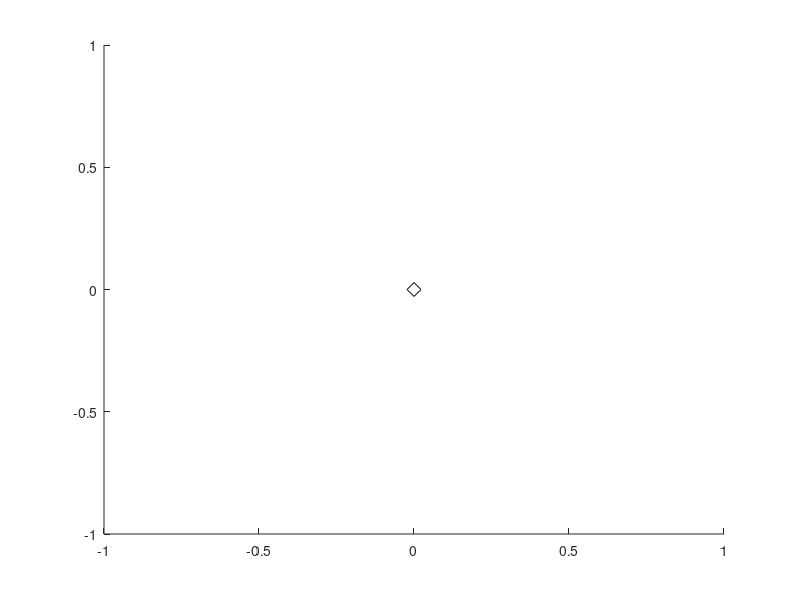

This figure's MATLAB source: (Note: this script raises an error after producing the figure.)
%%%%%%%%%%%%%%%%%%%%%%%%%%%%%%%%%%%%%%%%%%%%%%%%%%%%%%%%%%%%%%%%%%%%%%%%%%%
% Demo Code for LPV-DS Learning for paper:                                %
%  'A Physically Const....'                                               %
% Author: Nadia Figueroa                                                  %
% Date: June 3rd, 2018                                                    %
%%%%%%%%%%%%%%%%%%%%%%%%%%%%%%%%%%%%%%%%%%%%%%%%%%%%%%%%%%%%%%%%%%%%%%%%%%%
%% %%%%%%%%%%%%%%%%%%%%%%%%%%%%%%%%%%%%%%%%
%%  DATA LOADING OPTION 1: Draw with GUI %%
%%%%%%%%%%%%%%%%%%%%%%%%%%%%%%%%%%%%%%%%%%%
close all; clear all; clc
fig1 = figure('Color',[1 1 1]);
% Axis limits
limits = [-6 0.5 -0.5 2];
%     limits = [-6 4 -2 2];
axis(limits)
set(gcf, 'Units', 'Normalized', 'OuterPosition', [0.25, 0.55, 0.2646 0.4358]);
grid on

% Global Attractor of DS
att_g = [0 0]';
radius_fun = @(x)(1 - my_exp_loc_act(5, att_g, x));
scatter(att_g(1),att_g(2),100,[0 0 0],'d'); hold on;

% Draw Reference Trajectories
data = draw_mouse_data_on_DS(fig1, limits);
Data = [];
for l=1:length(data)    
    % Check where demos end and shift
    data_ = data{l};
    if radius_fun(data_(1:2,end)) > 0.75
        data_(1:2,:) = data_(1:2,:) - repmat(data_(1:2,end), [1 length(data_)]);
        data_(3:4,end) = zeros(2,1);
    end    
    Data = [Data data_];
end

% Position/Velocity Trajectories
Xi_ref     = Data(1:2,:);
Xi_dot_ref = Data(3:end,:);

%% %%%%%%%%%%%%%%%%%%%%%%%%%%%%%%%%%%%%%%%%%%%%%%%%%%%
%%  DATA LOADING OPTION 2: Choose from LASA DATASET %%
%%%%%%%%%%%%%%%%%%%%%%%%%%%%%%%%%%%%%%%%%%%%%%%%%%%%%%
% Choose DS LASA Dataset to load
[demos, limits] = load_LASA_dataset();

% Global Attractor of DS
radius_fun = @(x)(1 - my_exp_loc_act(5, att_g, x));
att_g = [0 0]';

sample = 2;
Data = [];
for l=1:3   
    % Check where demos end and shift    
    data_pos_raw = demos{l}.pos(:,1:sample:end); 
    data_filt    = sgolay_time_derivatives(data_pos_raw', demos{l}.dt, 2, 3, 15);
    data_ = [data_filt(:,:,1), data_filt(:,:,2)]';
    if radius_fun(data_(1:2,end)) > 0.75
        data_(1:2,:) = data_(1:2,:) - repmat(data_(1:2,end), [1 length(data_)]);
        data_(3:4,end) = zeros(2,1);
    end    
    Data = [Data data_];
    clear data_
end

% Position/Velocity Trajectories
Xi_ref     = Data(1:2,:);
Xi_dot_ref = Data(3:end,:);

%% %%%%%%%%%%%%%%%%%%%%%%%%%%%%%%%%%%%%%%%%%%%%%%%%%%%%%%%%%%%%
%%              Step 1: Fit GMM to Trajectory Data        %%%%%
%%%%%%%%%%%%%%%%%%%%%%%%%%%%%%%%%%%%%%%%%%%%%%%%%%%%%%%%%%%%%%%
%%%% GMM Estimation Algorithm %%%%
% 0: Physically-Consistent Non-Parametric (Collapsed Gibbs Sampler)
% 1: GMM-EM Model Selection via BIC
% 2: GMM via Competitive-EM
% 3: CRP-GMM via Collapsed Gibbs Sampler

est_options = [];
est_options.type       = 0;   % GMM Estimation Alorithm Type    
est_options.maxK       = 10;  % Maximum Gaussians for Type 1/2
est_options.do_plots   = 1;   % Plot Estimation Statistics
est_options.adjusts_C  = 0;   % Adjust Sigmas

% Discover Local Models
sample = 2;
[Priors0, Mu0, Sigma0] = discover_local_models(Xi_ref(:,1:sample:end), Xi_dot_ref(:,1:sample:end), est_options);

% Extract Cluster Labels
est_K      = length(Priors0); 
Priors = Priors0; Mu = Mu0; Sigma = Sigma0;
est_labels =  my_gmm_cluster(Xi_ref, Priors, Mu, Sigma, 'hard', []);

% Visualize Cluster Parameters on Manifold Data
plotGMMParameters( Xi_ref, est_labels, Mu, Sigma);
limits_ = limits + [-0.015 0.015 -0.015 0.015];
axis(limits_)
switch est_options.type   
    case 0
        title('Physically-Consistent Non-Parametric Mixture Model','Interpreter','LaTex', 'FontSize',15);
    case 1        
        title('Best fit GMM with EM-based BIC Model Selection','Interpreter','LaTex', 'FontSize',15);
    case 3
        title('Standard Non-Parametric Mixture Model','Interpreter','LaTex', 'FontSize',15);
end

%%%% Visualize GMM pdf from learnt parameters (for 1D Datasets)
ml_plot_gmm_pdf(Xi_ref, Priors, Mu, Sigma)
clear ds_gmm; ds_gmm.Mu = Mu; ds_gmm.Sigma = Sigma; 
ds_gmm.Priors = Priors; 

% Adjust Covariance Matrices
if est_options.adjusts_C  == 1
    tot_scale_fact = 1; rel_scale_fact = 0.15;
    Sigma = adjust_Covariances(Sigma0, tot_scale_fact, rel_scale_fact);
    ds_gmm.Sigma;
    % Visualize Cluster Parameters on Manifold Data
    plotGMMParameters( Xi_ref, est_labels, Mu, Sigma);
    ml_plot_gmm_pdf(Xi_ref, Priors, Mu, Sigma)  
    limits_ = limits + [-0.015 0.015 -0.015 0.015];
    axis(limits_)
end    
   
%% %%%%%%%%%%%%%%%%%%%%%%%%%%%%%%%%%%%%%%%%%%%%%%%%%%%%%%%%%%%%%%%%%%%%%%%%%%%%
%% %%%%%%%%  Step 2: ESTIMATE CANDIDATE LYAPUNOV FUNCTION PARAMETERS  %%%%%%%%%
%%% %%%%%%%%%%%%%%%%%%%%%%%%%%%%%%%%%%%%%%%%%%%%%%%%%%%%%%%%%%%%%%%%%%%%%%%%%%%
[Vxf] = learn_wsaqf(Data, att_g);
P_opt = Vxf.P(:,:,1);

%% %%%%%%%%%%%%%%%%%%%%%%%%%%%%%%%%%%%%%%%%%%%%%%%%%%%%%%%%%%%%%%
%% %%%%%%%%  Step 3: ESTIMATE SYSTEM DYNAMICS MATRICES  %%%%%%%%%
%% %%%%%%%%%%%%%%%%%%%%%%%%%%%%%%%%%%%%%%%%%%%%%%%%%%%%%%%%%%%%%

%%%%%%%%%%%%%%%%%%% DS OPTIMIZATION OPTIONS %%%%%%%%%%%%%%%%%%%%
% Type of constraints/optimization 
constr_type = 0;      % 0:'convex':     A' + A < 0
                      % 1:'non-convex': A'P + PA < 0
                      % 2:'non-convex': A'P + PA < -Q given P                                  
%%%%%%%%%%%%%%%%%%%%%%%%%%%%%%%%%%%%%%%%%%%%%%%%%%%%%%%%%%%%%%%%%%%

%%%%%%%%  LPV system sum_{k=1}^{K}\gamma_k(xi)(A_kxi + b_k) %%%%%%%%            
[A_g, b_g, P_est] = optimize_lpv_ds_from_data(Data, att_g, constr_type, ds_gmm, P_opt);


%% %%%%%%%%%%%%    Plot Resulting DS  %%%%%%%%%%%%%%%%%%%
% Create DS function handle
ds_lpv = @(x) lpv_ds(x, ds_gmm, A_g, b_g);

if ~exist('fig1','var');     fig1 = figure('Color',[1 1 1]);    end
if exist('hs','var');     delete(hs);    end
if exist('hd','var');     delete(hd);    end
[hd] = scatter(Xi_ref(1,:),Xi_ref(2,:),10,[1 0 0],'filled'); hold on
[hs] = plot_ds_model(fig1, ds_lpv, att_g, limits,'medium'); hold on;
limits_ = limits + [-0.015 0.015 -0.015 0.015];
axis(limits_)
box on
grid on
title('GMM LPV-DS $\dot{\xi}=\sum_{k=1}^K\gamma^k(\xi)(A_k\xi + b_k)$', 'Interpreter','LaTex','FontSize',20)
xlabel('$\xi_1$','Interpreter','LaTex','FontSize',20);
ylabel('$\xi_2$','Interpreter','LaTex','FontSize',20);

%% %%%%%%%%%%%%%%%%%%%%%%%%%%%%%%%%%%%%%%%%%%%%%%%%%%%%%
%%     Plot Choosen Lyapunov Function and derivative  %%
%% %%%%%%%%%%%%%%%%%%%%%%%%%%%%%%%%%%%%%%%%%%%%%%%%%%%%%
% Type of plot
contour = 1; % 0: surf, 1: contour
clear lyap_fun_comb lyap_der 

switch constr_type
    case 0 
        P = eye(2);
    case 1
        P = P_est;
    case 2
        P = P_opt;
end

% Lyapunov function
lyap_fun = @(x)lyapunov_function_PQLF(x, att_g, P);
title_string = {'$V(\xi) = (\xi-\xi^*)^TP(\xi-\xi^*)$'};

% Derivative of Lyapunov function (gradV*f(x))
lyap_der = @(x)lyapunov_derivative_PQLF(x, att_g, P, ds_lpv);
title_string_der = {'Lyapunov Function Derivative $\dot{V}(\xi)$'};

if exist('h_lyap','var');     delete(h_lyap);     end
if exist('h_lyap_der','var'); delete(h_lyap_der); end
h_lyap     = plot_lyap_fct(lyap_fun, contour, limits,  title_string, 0);
h_lyap_der = plot_lyap_fct(lyap_der, contour, limits_,  title_string_der, 1);

%% Compare Velocities from Demonstration vs DS
% Simulated velocities of DS converging to target from starting point
xd_dot = []; xd = [];
% Simulate velocities from same reference trajectory
for i=1:length(Data)
    xd_dot_ = ds_lpv(Data(1:2,i));    
    % Record Trajectories
    xd_dot = [xd_dot xd_dot_];        
end

% Plot Demonstrated Velocities vs Generated Velocities
if exist('h_vel','var');     delete(h_vel);    end
h_vel = figure('Color',[1 1 1]);
plot(Data(3,:)', '.-','Color',[0 0 1], 'LineWidth',2); hold on;
plot(Data(4,:)', '.-','Color',[1 0 0], 'LineWidth',2); hold on;
plot(xd_dot(1,:)','--','Color',[0 0 1], 'LineWidth', 1); hold on;
plot(xd_dot(2,:)','--','Color',[1 0 0], 'LineWidth', 1); hold on;
grid on;
legend({'$\dot{\xi}^{ref}_{x}$','$\dot{\xi}^{ref}_{y}$','$\dot{\xi}^{d}_{x}$','$\dot{\xi}^{d}_{y}$'}, 'Interpreter', 'LaTex', 'FontSize', 15)
